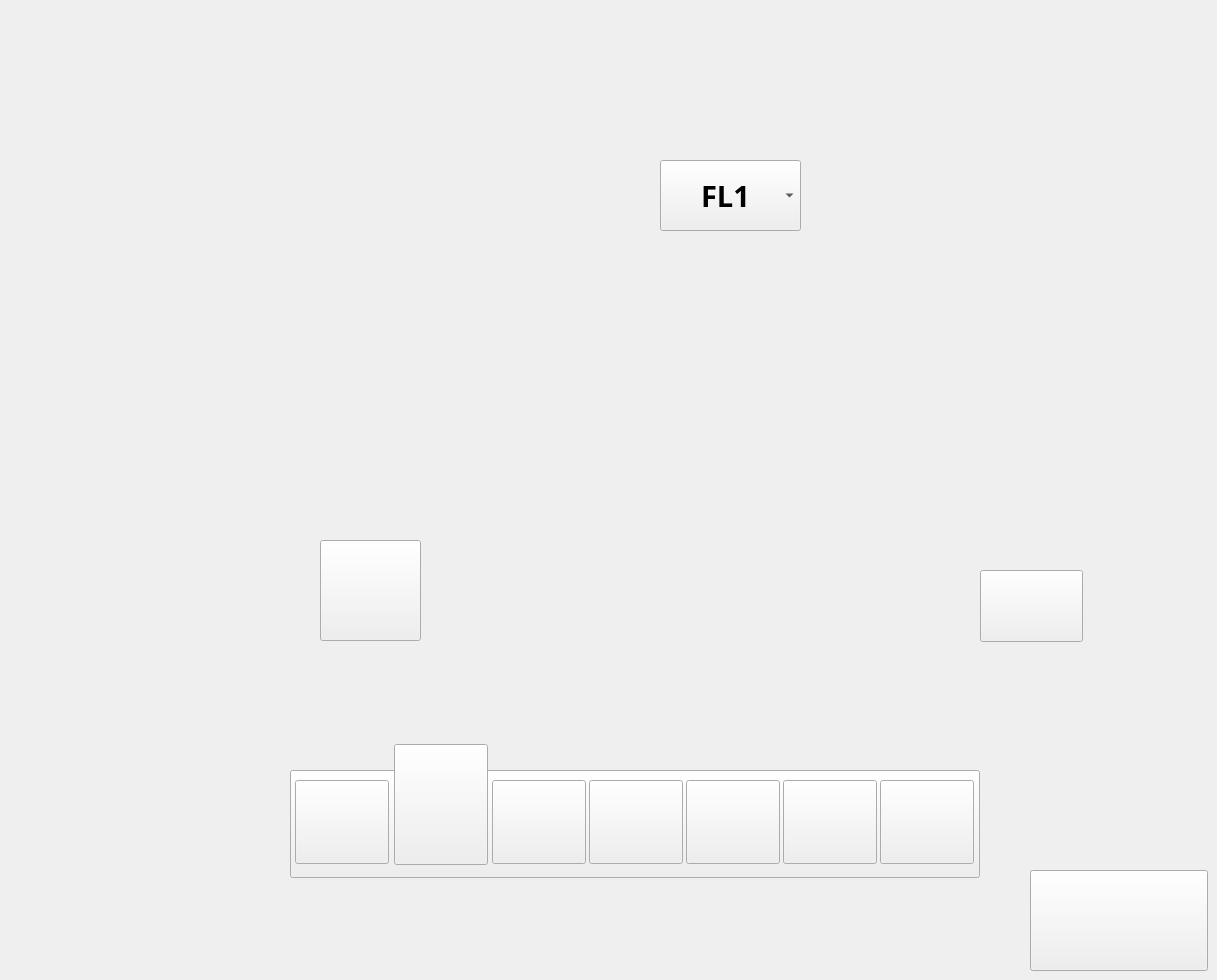
     <widget class="QWidget" name="DelaySetting07">
      <property name="font">
       <font>
        <family>Yu Gothic UI Semibold</family>
        <pointsize>18</pointsize>
        <bold>true</bold>
       </font>
      </property>
      <property name="styleSheet">
       <string notr="true">#DelaySetting07{

        border-image: url(:/PNG/02 - FL Machine Setting - Delay Setting - All Pages-05.jpg);


}</string>
      </property>
      <widget class="QPushButton" name="DS_DS06_2">
       <property name="geometry">
        <rect>
         <x>394</x>
         <y>744</y>
         <width>94</width>
         <height>121</height>
        </rect>
       </property>
       <property name="styleSheet">
        <string notr="true">border-image: url(:/PNG/efr.png);</string>
       </property>
       <property name="text">
        <string/>
       </property>
      </widget>
      <widget class="QPushButton" name="NS_DS06_2">
       <property name="geometry">
        <rect>
         <x>686</x>
         <y>780</y>
         <width>94</width>
         <height>84</height>
        </rect>
       </property>
       <property name="styleSheet">
        <string notr="true">border-image: url(:/PNG/Asset 11.png);</string>
       </property>
       <property name="text">
        <string/>
       </property>
      </widget>
      <widget class="QPushButton" name="OS_DS06_2">
       <property name="geometry">
        <rect>
         <x>295</x>
         <y>780</y>
         <width>94</width>
         <height>84</height>
        </rect>
       </property>
       <property name="styleSheet">
        <string notr="true">border-image: url(:/PNG/Asset 7.png);</string>
       </property>
       <property name="text">
        <string/>
       </property>
      </widget>
      <widget class="QPushButton" name="RS_DS06_2">
       <property name="geometry">
        <rect>
         <x>492</x>
         <y>780</y>
         <width>94</width>
         <height>84</height>
        </rect>
       </property>
       <property name="styleSheet">
        <string notr="true">border-image: url(:/PNG/Asset 9.png);</string>
       </property>
       <property name="text">
        <string/>
       </property>
      </widget>
      <widget class="QPushButton" name="ES_108">
       <property name="geometry">
        <rect>
         <x>783</x>
         <y>780</y>
         <width>94</width>
         <height>84</height>
        </rect>
       </property>
       <property name="styleSheet">
        <string notr="true">border-image: url(:/PNG/Asset 12.png);</string>
       </property>
       <property name="text">
        <string/>
       </property>
      </widget>
      <widget class="QPushButton" name="SS_DS06_2">
       <property name="geometry">
        <rect>
         <x>880</x>
         <y>780</y>
         <width>94</width>
         <height>84</height>
        </rect>
       </property>
       <property name="styleSheet">
        <string notr="true">border-image: url(:/PNG/Asset 13.png);</string>
       </property>
       <property name="text">
        <string/>
       </property>
      </widget>
      <widget class="QPushButton" name="M_DS06_2">
       <property name="geometry">
        <rect>
         <x>589</x>
         <y>780</y>
         <width>94</width>
         <height>84</height>
        </rect>
       </property>
       <property name="styleSheet">
        <string notr="true">border-image: url(:/PNG/Asset 10.png);</string>
       </property>
       <property name="text">
        <string/>
       </property>
      </widget>
      <widget class="QPushButton" name="SolidBG_53">
       <property name="geometry">
        <rect>
         <x>290</x>
         <y>770</y>
         <width>690</width>
         <height>108</height>
        </rect>
       </property>
       <property name="styleSheet">
        <string notr="true">border-image: url(:/PNG/Asset 2.png);</string>
       </property>
       <property name="text">
        <string/>
       </property>
      </widget>
      <widget class="QLineEdit" name="liftDelay_FL2_lineEdit">
       <property name="geometry">
        <rect>
         <x>370</x>
         <y>340</y>
         <width>81</width>
         <height>61</height>
        </rect>
       </property>
       <property name="font">
        <font>
         <family>Yu Gothic UI Semibold</family>
         <pointsize>18</pointsize>
         <bold>true</bold>
        </font>
       </property>
       <property name="styleSheet">
        <string notr="true">background-color: rgba(255, 255, 255,0%);
	color: rgb(0, 0, 0);</string>
       </property>
       <property name="text">
        <string/>
       </property>
       <property name="maxLength">
        <number>4</number>
       </property>
       <property name="frame">
        <bool>false</bool>
       </property>
       <property name="alignment">
        <set>Qt::AlignmentFlag::AlignCenter</set>
       </property>
      </widget>
      <widget class="QLineEdit" name="liftTime_FL2_lineEdit">
       <property name="geometry">
        <rect>
         <x>370</x>
         <y>420</y>
         <width>81</width>
         <height>61</height>
        </rect>
       </property>
       <property name="font">
        <font>
         <family>Yu Gothic UI Semibold</family>
         <pointsize>18</pointsize>
         <bold>true</bold>
        </font>
       </property>
       <property name="styleSheet">
        <string notr="true">background-color: rgba(255, 255, 255,0%);
	color: rgb(0, 0, 0);</string>
       </property>
       <property name="maxLength">
        <number>4</number>
       </property>
       <property name="frame">
        <bool>false</bool>
       </property>
       <property name="alignment">
        <set>Qt::AlignmentFlag::AlignCenter</set>
       </property>
      </widget>
      <widget class="QPushButton" name="Keyboard_DelaySetting">
       <property name="geometry">
        <rect>
         <x>1030</x>
         <y>870</y>
         <width>178</width>
         <height>101</height>
        </rect>
       </property>
       <property name="styleSheet">
        <string notr="true">#Keyboard_DelaySetting{
border-image: url(:/PNG/fhg.png);
}</string>
       </property>
       <property name="text">
        <string/>
       </property>
      </widget>
      <widget class="QPushButton" name="Next_DS_3">
       <property name="geometry">
        <rect>
         <x>980</x>
         <y>570</y>
         <width>103</width>
         <height>72</height>
        </rect>
       </property>
       <property name="styleSheet">
        <string notr="true">#Next_DS_3{

border-image: url(:/PNG/Asset 20.png);
}</string>
       </property>
       <property name="text">
        <string/>
       </property>
      </widget>
      <widget class="QPushButton" name="Test_DS_FL">
       <property name="geometry">
        <rect>
         <x>320</x>
         <y>540</y>
         <width>101</width>
         <height>101</height>
        </rect>
       </property>
       <property name="styleSheet">
        <string notr="true">#Test_DS_FL
{
border-image: url(:/PNG/wwwwwwwwww.png);
}</string>
       </property>
       <property name="text">
        <string/>
       </property>
      </widget>
      <widget class="QFrame" name="frame_35">
       <property name="geometry">
        <rect>
         <x>546</x>
         <y>320</y>
         <width>391</width>
         <height>321</height>
        </rect>
       </property>
       <property name="frameShape">
        <enum>QFrame::Shape::NoFrame</enum>
       </property>
       <property name="frameShadow">
        <enum>QFrame::Shadow::Raised</enum>
       </property>
       <widget class="QWidget" name="gridLayoutWidget_3">
        <property name="geometry">
         <rect>
          <x>0</x>
          <y>0</y>
          <width>391</width>
          <height>321</height>
         </rect>
        </property>
        <layout class="QGridLayout" name="Fl2_DelaySetting_Camera_layout"/>
       </widget>
      </widget>
      <widget class="QComboBox" name="FL_Camera_Combo_2">
       <property name="geometry">
        <rect>
         <x>660</x>
         <y>160</y>
         <width>141</width>
         <height>71</height>
        </rect>
       </property>
       <property name="font">
        <font>
         <family>Yu Gothic UI Semibold</family>
         <pointsize>22</pointsize>
         <bold>true</bold>
        </font>
       </property>
       <property name="styleSheet">
        <string notr="true">#FL_Camera_Combo_2{
border-image: url(:/PNG/Asset00 2.png);
padding-left : 40px;
	color: rgb(0, 0, 0);
}

#FL_Camera_Combo_2::drop-down{
	color: rgb(0, 0, 0);
border-image: url(:/Image/Asset 2.png);
     width: 30px;
     border-width: 1px;
border-top-width: 0;
}</string>
       </property>
       <item>
        <property name="text">
         <string>FL1</string>
        </property>
       </item>
       <item>
        <property name="text">
         <string>FL2</string>
        </property>
       </item>
      </widget>
      <zorder>SolidBG_53</zorder>
      <zorder>DS_DS06_2</zorder>
      <zorder>NS_DS06_2</zorder>
      <zorder>OS_DS06_2</zorder>
      <zorder>RS_DS06_2</zorder>
      <zorder>ES_108</zorder>
      <zorder>SS_DS06_2</zorder>
      <zorder>M_DS06_2</zorder>
      <zorder>liftDelay_FL2_lineEdit</zorder>
      <zorder>liftTime_FL2_lineEdit</zorder>
      <zorder>Keyboard_DelaySetting</zorder>
      <zorder>Next_DS_3</zorder>
      <zorder>Test_DS_FL</zorder>
      <zorder>frame_35</zorder>
      <zorder>FL_Camera_Combo_2</zorder>
     </widget>
